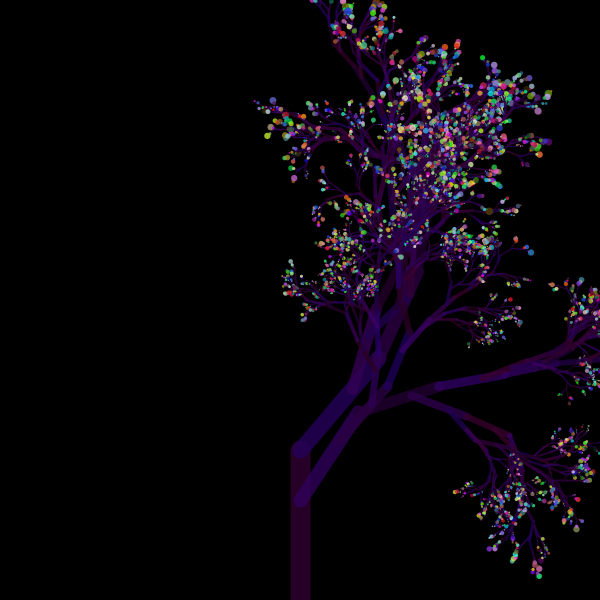
Frame 1 (no input)
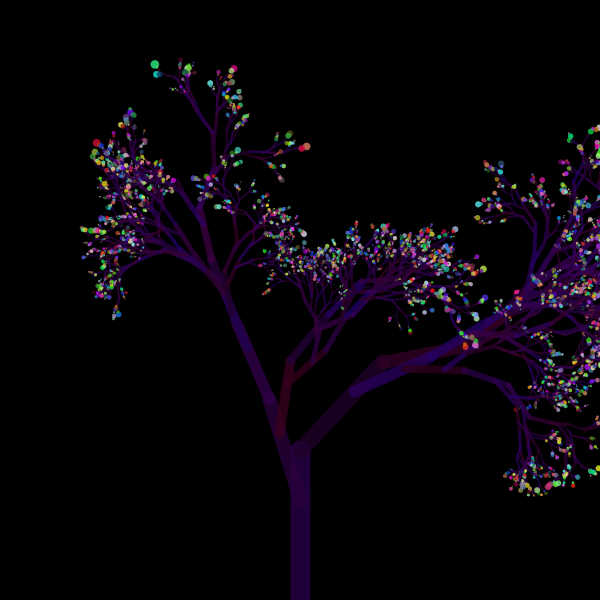
Frame 2 (the mouse pressed at the canvas centre, redrawn once)

The Processing sketch that drew these frames (run headless with seeded random() and noise(); the mouse was pressed at the canvas centre and the sketch redrawn once):

// Processing sketch: processing_94396
// ── processing_94396.pde

void setup()
{
  size(600, 600);
  smooth();
  colorMode(RGB, 255);
  background(255);
  noLoop();
}

void draw()
{
 
background(0);
  strokeWeight(20);
  translate(width/2, height);
  branch(0);
  
}
void branch(int len)
{
  stroke(0);
  if (len == 12) {
    float leaveSize = random(30,150);
    noStroke();
    fill(random(255),random(255),random(255),200);
    ellipse(0, 0, leaveSize, leaveSize);
  }
  if (len < 12) {
    stroke(random(30,60), 0, random(30,100),200);
    line(0, 0, 0, -height/4);
  
    pushMatrix();
    {
      translate(0, -height/4);
      rotate(random(-PI/4, PI/4));
      scale(.8);
      branch(len + 1);
    }

    popMatrix();
     
    pushMatrix();
    {
    
      translate(0, -height/6);
      rotate(random(-PI/4, PI/4));
      scale(0.7);
      branch(len+1);
    }
    popMatrix();
  }
}
void mouseClicked()
{
  redraw();
}
